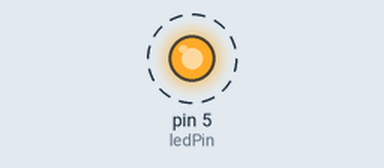
A sketch run on a simulated Arduino Uno, built with avr-gcc and run on an emulated ATmega328P. Parts: output pins drawn as LEDs (lit = HIGH). Dashed ring = blinking. What the sketch prints to the serial monitor is not drawn.

Above: at 0.5 s.
Timing chart, 0 to 4.6 s (numbered marks = the images above):
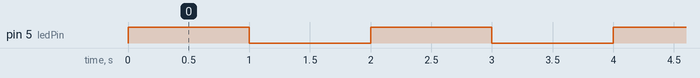

Measured:
- by itself, pin 5 (ledPin): alternates HIGH for 1.0 s and LOW for 1.0 s

The sketch:

ide-config-test.ino
```cpp
/*
  Blink LED and Serial Output - ESP8266

  This script blinks an LED connected to GPIO5 (D1 pin) on the ESP8266 board, such as the NodeMCU.
  It also sends a "Configuration test passed!" message to the serial monitor when the board is powered up.

  Hardware Setup:
  - Connect an LED with a current-limiting resistor (e.g., 220-330 ohms) to GPIO5 (D1 pin) on the NodeMCU.

  Behavior:
  - The LED will blink on and off every second, creating a blinking effect.
  - The message "Configuration test passed!" will be displayed on the serial monitor at startup.

  Notes:
  - Make sure to select the appropriate board and port in the Arduino IDE before uploading the sketch.
  - To view the serial output, open the Arduino IDE's serial monitor at 115200 baud.
*/
const int ledPin = 5;

void setup() {
  pinMode(ledPin, OUTPUT);
  Serial.begin(115200);
  while (!Serial) {}

  Serial.println("Configuration test passed!");
}

void loop() {
  digitalWrite(ledPin, HIGH);
  delay(1000);
  digitalWrite(ledPin, LOW);
  delay(1000);
}
```
